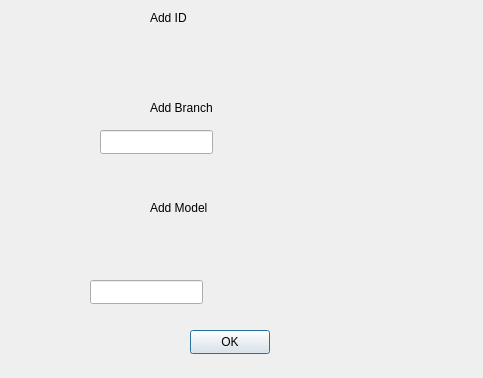
<?xml version="1.0" encoding="UTF-8"?>
<ui version="4.0">
 <class>add</class>
 <widget class="QDialog" name="add">
  <property name="geometry">
   <rect>
    <x>0</x>
    <y>0</y>
    <width>483</width>
    <height>378</height>
   </rect>
  </property>
  <property name="windowTitle">
   <string>Dialog</string>
  </property>
  <widget class="QLabel" name="label">
   <property name="geometry">
    <rect>
     <x>150</x>
     <y>10</y>
     <width>81</width>
     <height>16</height>
    </rect>
   </property>
   <property name="text">
    <string>Add ID</string>
   </property>
  </widget>
  <widget class="QLabel" name="label_2">
   <property name="geometry">
    <rect>
     <x>150</x>
     <y>100</y>
     <width>91</width>
     <height>16</height>
    </rect>
   </property>
   <property name="text">
    <string>Add Branch</string>
   </property>
  </widget>
  <widget class="QLabel" name="label_3">
   <property name="geometry">
    <rect>
     <x>150</x>
     <y>200</y>
     <width>111</width>
     <height>16</height>
    </rect>
   </property>
   <property name="text">
    <string>Add Model</string>
   </property>
  </widget>
  <widget class="QLineEdit" name="Branch_line">
   <property name="geometry">
    <rect>
     <x>100</x>
     <y>130</y>
     <width>113</width>
     <height>24</height>
    </rect>
   </property>
  </widget>
  <widget class="QLineEdit" name="Model_line">
   <property name="geometry">
    <rect>
     <x>90</x>
     <y>280</y>
     <width>113</width>
     <height>24</height>
    </rect>
   </property>
  </widget>
  <widget class="QPushButton" name="OKbtn">
   <property name="geometry">
    <rect>
     <x>190</x>
     <y>330</y>
     <width>80</width>
     <height>24</height>
    </rect>
   </property>
   <property name="text">
    <string>OK</string>
   </property>
  </widget>
 </widget>
 <resources/>
 <connections/>
</ui>
